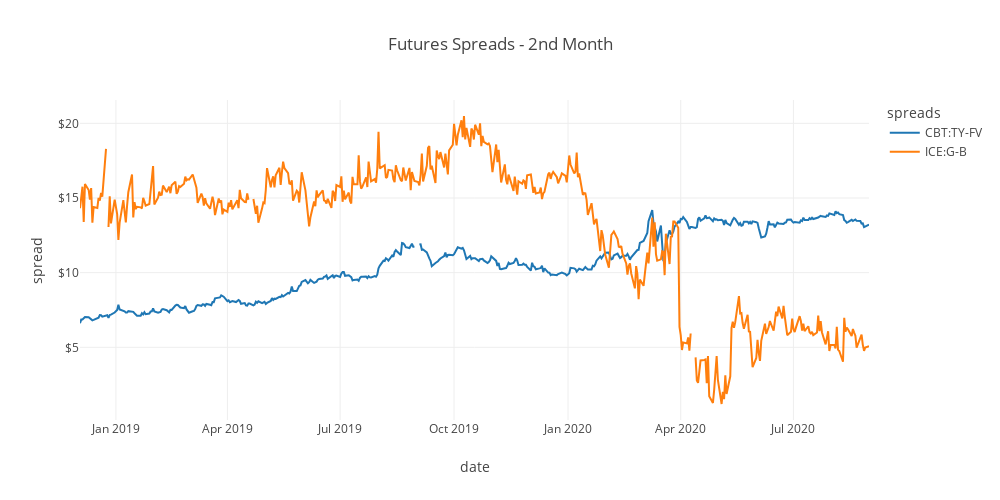

The notebook cell this image was saved under:
### Code cell
fig = df_spreads.plot(title="Futures Spreads - 2nd Month",
              labels=dict(index="time", value="spread", variable="spreads"), template="none", width=1000, height=500)
fig.update_yaxes(tickprefix="$")
fig.show()

### Figure 1 — Plotly figure (JSON) as saved in the notebook; plotly's stock layout.template omitted (floating-point values rounded to 4 significant figures; data arrays with more than 128 entries replaced by an {"elided": "..."} marker saying what was removed)
{"data": [{"hovertemplate": "spreads=CBT:TY-FV<br>date=%{x}<br>spread=%{y}<extra></extra>", "legendgroup": "CBT:TY-FV", "line": {"color": "#1F77B4", "dash": "solid"}, "mode": "lines", "name": "CBT:TY-FV", "orientation": "v", "showlegend": true, "type": "scatter", "x": {"elided": "453 str values"}, "xaxis": "x", "y": {"elided": "453 float values"}, "yaxis": "y"}, {"hovertemplate": "spreads=ICE:G-B<br>date=%{x}<br>spread=%{y}<extra></extra>", "legendgroup": "ICE:G-B", "line": {"color": "#FF7F0E", "dash": "solid"}, "mode": "lines", "name": "ICE:G-B", "orientation": "v", "showlegend": true, "type": "scatter", "x": {"elided": "453 str values"}, "xaxis": "x", "y": {"elided": "453 float values"}, "yaxis": "y"}], "layout": {"height": 500, "legend": {"title": {"text": "spreads"}, "tracegroupgap": 0}, "title": {"text": "Futures Spreads - 2nd Month"}, "width": 1000, "xaxis": {"anchor": "y", "domain": [0, 1], "title": {"text": "date"}}, "yaxis": {"anchor": "x", "domain": [0, 1], "tickprefix": "$", "title": {"text": "spread"}}}}
